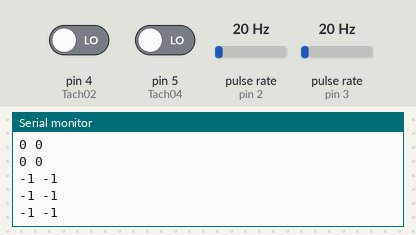
The sketch below on a simulated Arduino Uno, built with avr-gcc and run on an emulated ATmega328P. Parts: the last lines printed to the serial monitor. Wiring (inferred from the names in the program): 2 × pulse sensor: data pin 2 / data pin 3. Inputs (shaded band) come from the test bench; at power-on: pin 4 (Tach02) LOW, pin 5 (Tach04) LOW, pulse rate (sensors on pin 2, pin 3) 20 Hz.

Above: at 1.2 s.
1.3 s: pin 4 (Tach02) driven HIGH
2.8 s: pin 5 (Tach04) driven HIGH
5.8 s: pulse rate (sensor on pin 2) set to 4 Hz
At 6.4 s:
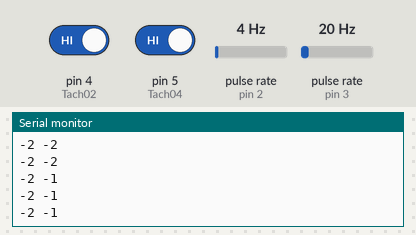
7.3 s: pulse rate (sensor on pin 2) set to 150 Hz
At 8.2 s:
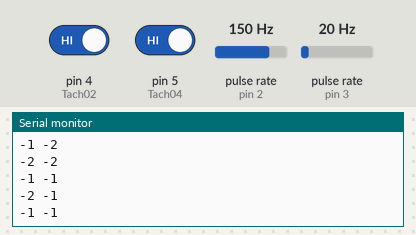
8.8 s: pin 4 (Tach02) driven LOW
Timing chart, 0 to 11.3 s (numbered marks = the images above; inputs shaded):
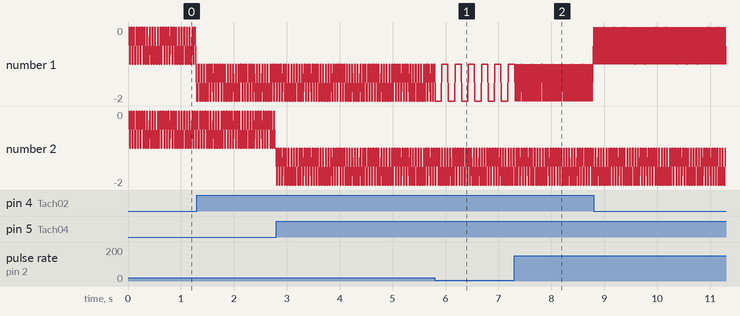

Measured:
- after the input at 5.8 s, the serial monitor: prints a new line after 0.15 s (image 1)

The sketch:

Motor.ino
```cpp
#define Tach01 2
#define Tach02 4
#define Tach03 3
#define Tach04 5
volatile int TachPos1 = 0;
volatile int TachPos2 = 0;

int i = 0;

void setup() {
  pinMode(Tach01, INPUT);
  pinMode(Tach02, INPUT);
  pinMode(Tach03, INPUT);
  pinMode(Tach04, INPUT);
  attachInterrupt(0, Tach01encoder, CHANGE); //pin 2
  attachInterrupt(1, Tach02encoder, CHANGE); //pin 3
  Serial.begin(9600);
}

void loop()
{
  delay(10);
  Serial.print(TachPos1); Serial.print(" ");
  Serial.print(TachPos2); Serial.println();
}

void Tach01encoder() {
  if ((PIND & B00010100) == 0 || (PIND & B00010100) == 20) //pin 2 == pin 4
  {
    TachPos1--;
  }
  else {
    TachPos1++;
  }

}
void Tach02encoder() {
  if ((PIND & B00101000) == 0 || (PIND & B00101000) == 40) //pin 3 == pin 5
  {
    TachPos2--;
  }
  else {
    TachPos2++;
  }
}
```
